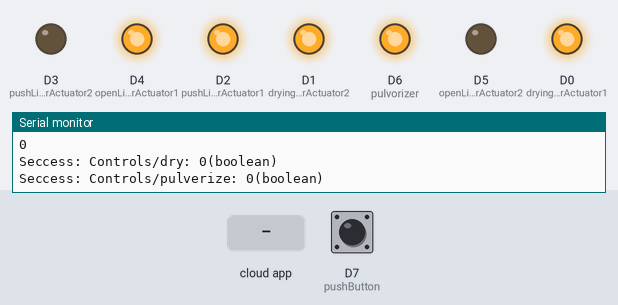
A sketch run on a simulated ESP8266 (NodeMCU). Shown: output pins drawn as LEDs (lit = HIGH), the last lines printed to the serial monitor. Inputs (shaded band) come from the test bench; at power-on: D7 (pushButton) HIGH. WiFi joins after 1.5 s; servers stay silent unless stated; the Firebase database answers and starts empty.

Above: at 2.7 s.
2.8 s: the phone or cloud app sets dry to 1
At 4.3 s:
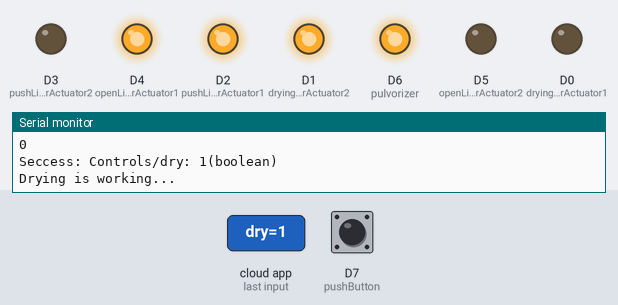
At 31.6 s:
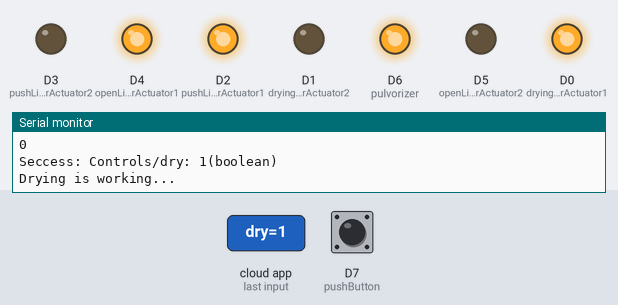
Timing chart, 0 to 32.5 s (numbered marks = the images above; inputs shaded):
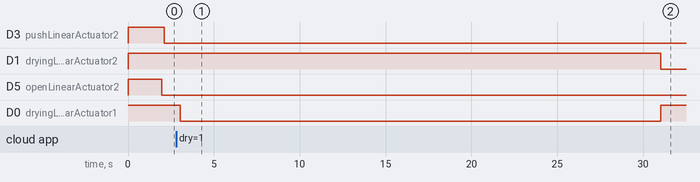

Measured:
- after the input at 2.8 s, D1 (dryingLinearActuator2): HIGH → LOW after 28.2 s; D0 (dryingLinearActuator1): HIGH → LOW after 0.24 s, → HIGH 28.0 s later

The sketch:

3rdcode.ino
```cpp
#include <Wire.h>
#include <Arduino.h>
#include <ESP8266WiFi.h>
#include <Firebase_ESP_Client.h>
#include "addons/TokenHelper.h"
#include "addons/RTDBHelper.h"


#define dryingLinearActuator1 D0
#define dryingLinearActuator2 D1
#define pushLinearActuator1 D2
#define pushLinearActuator2 D3
#define openLinearActuator1 D4
#define openLinearActuator2 D5
#define pulvorizer D6
#define pushButton D7

bool lastButtonState = LOW;
bool currentButtonState;

#define WIFI_SSID "betlog"
#define WIFI_PASSWORD "dandineee"

#define API_KEY "AIzaSyAuCoNK3FuFsHC_T1JQYTEK8Xh35AQMgUU"
#define DATABASE_URL "e-sugar-rush-5329b-default-rtdb.firebaseio.com/"

FirebaseData fbdo;
FirebaseAuth auth;
FirebaseConfig config;

bool signupOK = false;

unsigned long sendDataPrevMillis = 0;

void setup() {
  pinMode(pushButton, INPUT_PULLUP);
  Serial.begin(9600);
  pinMode(dryingLinearActuator1, OUTPUT);
  pinMode(dryingLinearActuator2, OUTPUT);
  pinMode(pushLinearActuator1, OUTPUT);
  pinMode(pushLinearActuator2, OUTPUT);
  pinMode(openLinearActuator1, OUTPUT);
  pinMode(openLinearActuator2, OUTPUT);
  pinMode(pulvorizer, OUTPUT);
  digitalWrite(dryingLinearActuator1, HIGH);
  digitalWrite(dryingLinearActuator2, HIGH);
  digitalWrite(pushLinearActuator1, HIGH);
  digitalWrite(pushLinearActuator2, HIGH);
  digitalWrite(openLinearActuator1, HIGH);
  digitalWrite(openLinearActuator2, HIGH);
  digitalWrite(pulvorizer, HIGH);
  WiFi.begin(WIFI_SSID, WIFI_PASSWORD);
  Serial.print("Connecting to Wi-Fi");
  while (WiFi.status() != WL_CONNECTED) {
    Serial.print(".");
    delay(300);
  }
  Serial.println();
  Serial.print("Connected with IP: ");
  Serial.println(WiFi.localIP());
  Serial.println();

  config.api_key = API_KEY;
  config.database_url = DATABASE_URL;

  if (Firebase.signUp(&config, &auth, "", "")) {
    Serial.println("Firebase connection successful");
    signupOK = true;
  } else {
    Serial.printf("Firebase sign-up error: %s\n", config.signer.signupError.message.c_str());
  }

  config.token_status_callback = tokenStatusCallback;
  Firebase.begin(&config, &auth);
  Firebase.reconnectWiFi(true);
}


void emergencyButton() {
  currentButtonState = digitalRead(pushButton);

  if (currentButtonState == LOW && lastButtonState == HIGH) {
    digitalWrite(dryingLinearActuator1, HIGH);
    digitalWrite(dryingLinearActuator2, HIGH);
    digitalWrite(pushLinearActuator1, HIGH);
    digitalWrite(pushLinearActuator2, HIGH);
    digitalWrite(openLinearActuator1, HIGH);
    digitalWrite(openLinearActuator2, HIGH);
    digitalWrite(pulvorizer, HIGH);
    Firebase.RTDB.setBool(&fbdo, "Emergency/button", true);
    Serial.println("push button on");
  }

  lastButtonState = currentButtonState;
}


void loop() {
  if (Firebase.ready() && signupOK && (millis() - sendDataPrevMillis > 500 || sendDataPrevMillis == 0)) {
    sendDataPrevMillis = millis();

    int boilSizeValue;
    long startTime;
    startTime = millis();

    if (Firebase.RTDB.getInt(&fbdo, "Sizes/boilSize")) {
          int boilSize = fbdo.intData();
          boilSizeValue = boilSize;
          Serial.println(boilSizeValue);
      } else {
        Serial.println("Failed to read Auto: " + fbdo.errorReason());
      }

     if (Firebase.RTDB.getBool(&fbdo, "Controls/dry")) {
      if (fbdo.dataType() == "boolean"){
        bool dryStateStr = fbdo.boolData();
        Serial.println("Seccess: " + fbdo.dataPath() + ": " + dryStateStr + "(" + fbdo.dataType() + ")");
        if (dryStateStr == true) {
        Serial.println("Drying is working...");
        while (millis() - startTime < 1800000) {
            digitalWrite(dryingLinearActuator1, LOW);
            digitalWrite(dryingLinearActuator2, HIGH);
            delay(28000);
            digitalWrite(dryingLinearActuator1, HIGH);
            digitalWrite(dryingLinearActuator2, LOW);
            delay(35000);
        }
        digitalWrite(dryingLinearActuator1, HIGH);
        digitalWrite(dryingLinearActuator2, LOW);
        delay(35000);
        digitalWrite(dryingLinearActuator1, HIGH);
        digitalWrite(dryingLinearActuator2, HIGH);
  }
    }

    } else {
      Serial.println("Failed to read Auto: " + fbdo.errorReason());
    }

     if (Firebase.RTDB.getBool(&fbdo, "Controls/pulverize")) {
      if (fbdo.dataType() == "boolean"){
        bool pulverizeStateStr = fbdo.boolData();
        Serial.println("Seccess: " + fbdo.dataPath() + ": " + pulverizeStateStr + "(" + fbdo.dataType() + ")");
        bool pulverizeState = (pulverizeStateStr == false) ? HIGH : LOW;
        digitalWrite(pulvorizer, pulverizeState);
        if (pulverizeStateStr == true) {
          digitalWrite(openLinearActuator1, LOW);
          digitalWrite(openLinearActuator2, HIGH);
        }else {
          digitalWrite(openLinearActuator1, HIGH);
          digitalWrite(openLinearActuator2, LOW);
        }

    }
    } else {
      Serial.println("Failed to read Auto: " + fbdo.errorReason());
    }

     if (Firebase.RTDB.getBool(&fbdo, "Controls/push")) {
      if (fbdo.dataType() == "boolean"){
        bool pushStateStr = fbdo.boolData();
        Serial.println("Seccess: " + fbdo.dataPath() + ": " + pushStateStr + "(" + fbdo.dataType() + ")");
        bool pushState = (pushStateStr == false) ? HIGH : LOW;
        if (pushStateStr == true){
          digitalWrite(pushLinearActuator1, LOW);
          digitalWrite(pushLinearActuator2, HIGH);
          delay(28000);
          digitalWrite(pushLinearActuator1, HIGH);
          digitalWrite(pushLinearActuator2, LOW);
          delay(35000);
          digitalWrite(pushLinearActuator1, HIGH);
          digitalWrite(pushLinearActuator2, HIGH);
        }else{
          digitalWrite(pushLinearActuator1, HIGH);
          digitalWrite(pushLinearActuator2, LOW);
        }
    }

    } else {
      Serial.println("Failed to read Auto: " + fbdo.errorReason());
    }

    emergencyButton();

    Serial.println("_______________________________________");
  }
}
```
